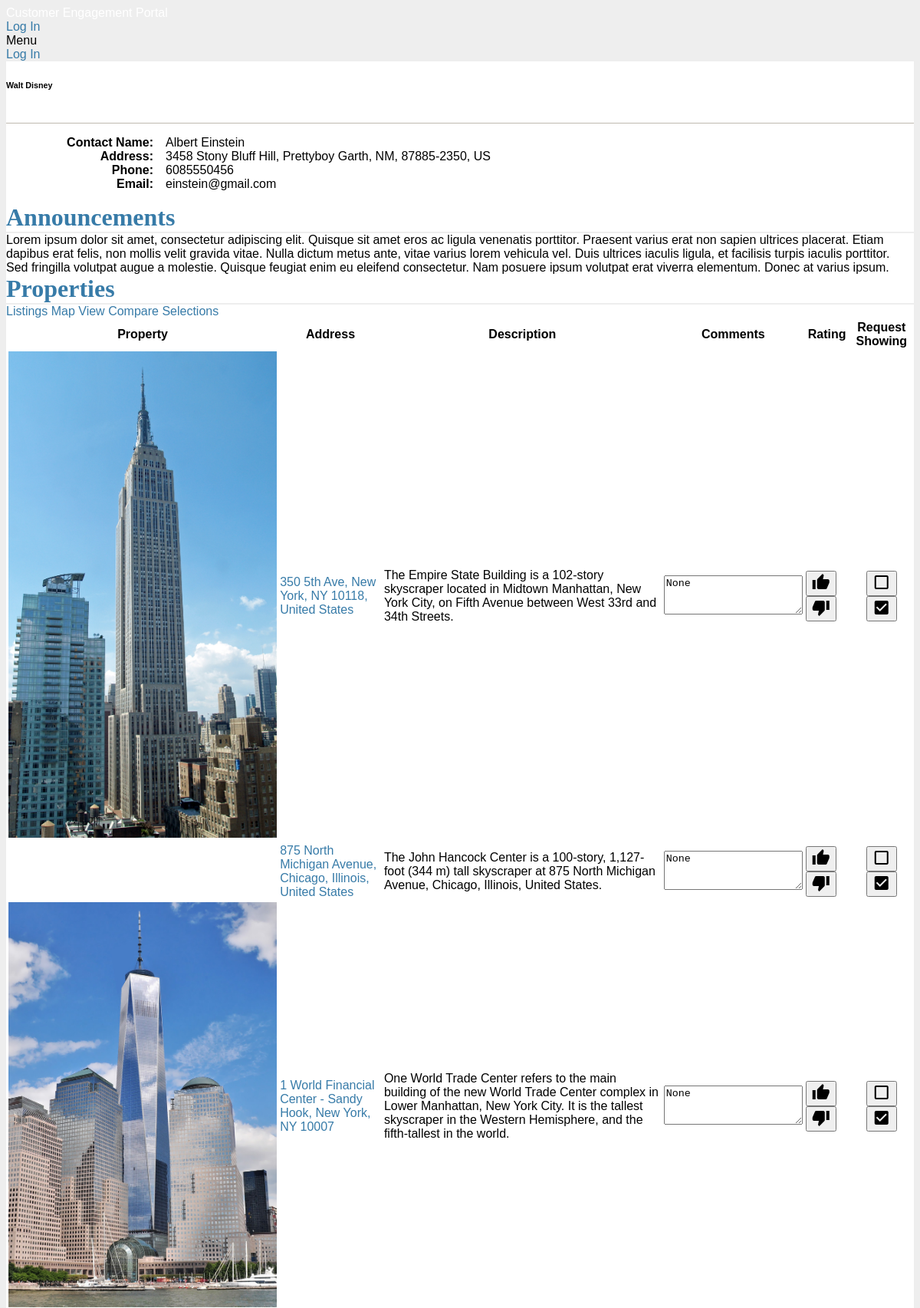
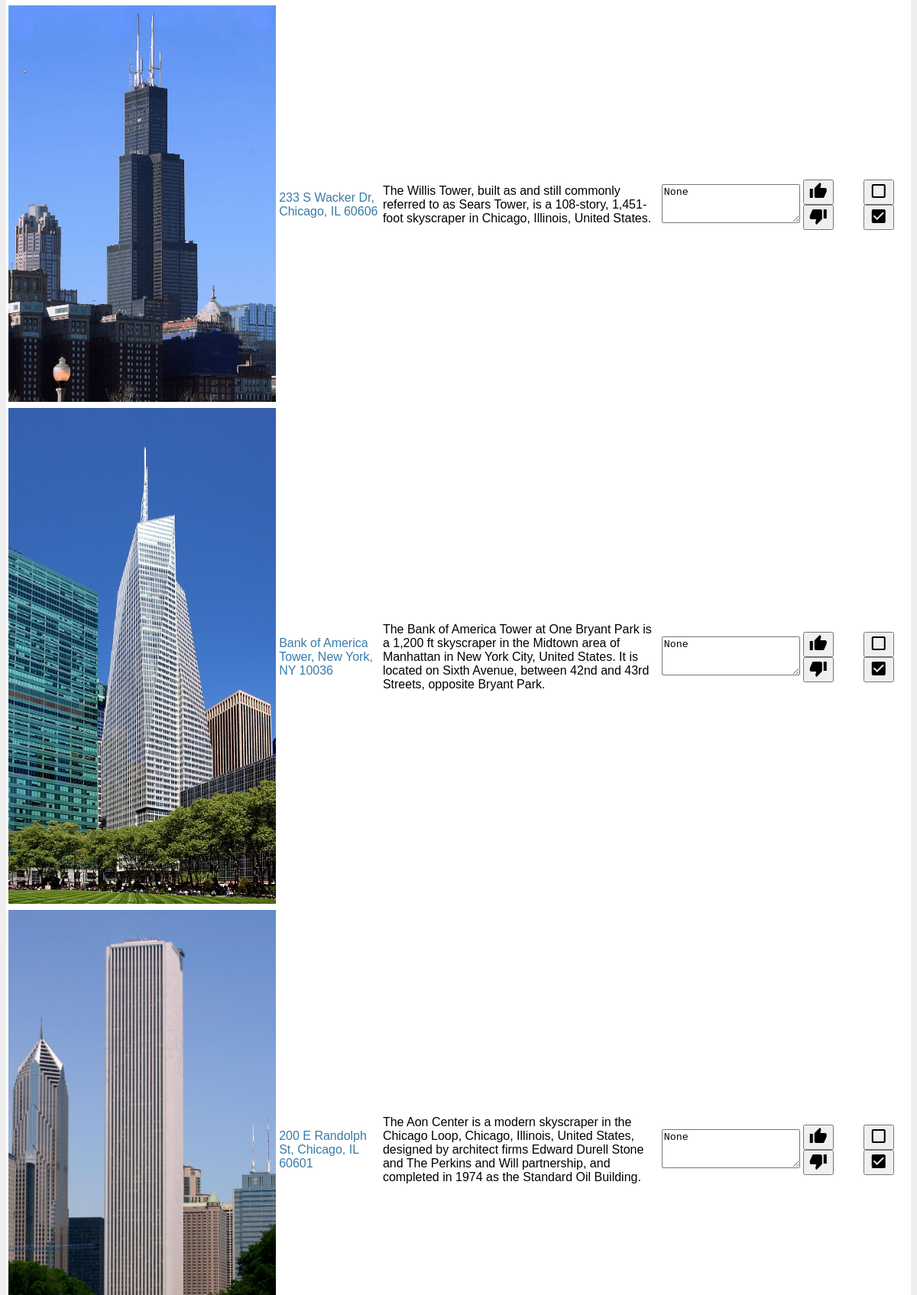
Screenshot of /portal?id=20 (upper part) with the database file from the repository (2 pictures, top to bottom).
### tables this page shows
CREATE TABLE client (
	id integer primary key autoincrement,
	name text not null,
	imgFilename text,
	industry text
);

CREATE TABLE clientContact (
	id integer primary key autoincrement,
	firstName text not null,
	lastName text not null,
	email text not null,
	phone integer,
	address text not null,
	clientId integer,
	foreign key(clientId) references client(id)
);

CREATE TABLE property (
	id integer primary key autoincrement,
	name text not null,
	imagepath text,
	address text not null,
	description text,
	size integer not null,
	rent integer not null,
	employees integer,
	market text
);

### jllPortal.py (the view)
@app.route('/portal', methods=['GET', 'POST'])
def portal():
	error = None
	id = request.args.get('id')
	if request.method == 'GET':
		cur = g.db.execute('select * from client, clientContact where client.id = '+id+' AND clientContact.clientId = '+id)
		portal = make_dicts(cur, cur.fetchone())
		cur = g.db.execute('select * from property')
		properties = [make_dicts(cur, row) for row in cur.fetchall()]
		cur = g.db.execute('select * from client_property where clientId='+id)
		propvals = [make_dicts(cur, row) for row in cur.fetchall()]
		return render_template('portal.html', portal=portal, properties=properties, propvals=propvals)

### jllPortal.py (called while the page is built)
def connect_db():
	return sqlite3.connect(app.config['DATABASE'])

def make_dicts(cursor, row):
	return dict((cursor.description[idx][0], value) for idx, value in enumerate(row))

@app.before_request
def before_request():
	g.db = connect_db()

@app.teardown_request
def teardown_request(exception):
	db = getattr(g, 'db', None)
	if db is not None:
		db.close()

### templates/portal.html (shortened to what this page needs)
{% extends "layout.html" %}
{% block body %}
	<div class="mdl-grid">
		<div class="mdl-card mdl-cell mdl-cell--6-col">
			<div class="mdl-card__title hidden">
				<h6 class="mdl-card__title-text">{{ portal.name }}</h6>
			</div>
			<br>
			<div class="mdl-card__supporting-text">
				<fieldset>
					<ol class="portal-details">
						<li>
							<label><b>Contact Name:</b></label>
							{{ portal["firstName"]+' '+portal["lastName"] }}
						</li>
						<li>
							<label><b>Address:</b></label>
							{{ portal["address"] }}
						</li>
						{% if portal["phone"] %}
						<li>
							<label><b>Phone:</b></label>
							{{ portal["phone"] }}
						</li>
						{% endif %}
						<li>
							<label><b>Email:</b></label>
							{{ portal["email"] }}
						</li>
					</ol>
				</fieldset>
			</div>
		</div>
	</div>
	<div class="mdl-gird">
		<div class="profile-card-wide mdl-card mdl-cell mdl-cell--8-col mdl-shadow--2dp">
			<div class="mdl-card announcement-card mdl-shadow--2dp mdl-cell mdl-cell--12-col">
				<div class="mdl-card__title"><h1 class="mdl-card__title-text">Announcements</h1></div>
				<div class="mdl-card__supporting-text">
					Lorem ipsum dolor sit amet, consectetur adipiscing elit. Quisque sit amet eros ac ligula venenatis porttitor. Praesent varius erat non sapien ultrices placerat. Etiam dapibus erat felis, non mollis velit gravida vitae. Nulla dictum metus ante, vitae varius lorem vehicula vel. Duis ultrices iaculis ligula, et facilisis turpis iaculis porttitor. Sed fringilla volutpat augue a molestie. Quisque feugiat enim eu eleifend consectetur. Nam posuere ipsum volutpat erat viverra elementum. Donec at varius ipsum.
				</div>
			</div>
			<div class="mdl-card listings-card mdl-shadow--2dp mdl-cell mdl-cell--12-col">
				<div class="mdl-card__title"><h1 class="mdl-card__title-text">Properties</h1></div>
				<div class="mdl-tabs mdl-js-tabs mdl-js-ripple-effect">
					<div class="mdl-tabs__tab-bar">
						<a href="#listings-panel" class="mdl-tabs__tab is-active" id="listings-tab">Listings</a>
						<a href="#map-panel" class="mdl-tabs__tab map-tab" id="map-tab">Map View</a>
						<a href="#compare-panel" class="mdl-tabs__tab" id="compare-tab">Compare Selections</a>
					</div>
					<div class="mdl-tabs__panel is-active" id="listings-panel">
						<table class="mdl-data-table mdl-js-data-table mdl-cell mdl-cell--12-col" style="table-layout: fixed;">
							<thead>
								<tr>
									<th class="mdl-data-table__cell--non-numeric" align="center">Property</th>
									<th class="mdl-data-table__cell--non-numeric" align=center>Address</th>
									<th class="mdl-data-table__cell--non-numeric">Description</th>
									<th class="mdl-data-table__cell--non-numeric">Comments</th>
									<th class="mdl-data-table__cell--non-numeric">Rating</th>
									<th class="mdl-data-table__cell--non-numeric">Request Showing</th>
								</tr>
							</thead>
							<tbody>
								{% for prop in properties %}
									{% for propval in propvals %}
										{% if propval["propertyId"] == prop["id"] %}
											<tr>
												<td class="hidden-field">
													<div class="mdl-card__media">
														<img src={{ prop["imagepath"] }} alt="" width="100%" height="auto"/>
													</div>
												</td>
												<td style="word-wrap: break-all;white-space:normal;">
													<div class="mdl-card__supporting-text">
														<a href="#" name="addressAnchor">{{ prop["address"] }}</a>
													</div>
												</td>
												<td style="word-wrap: break-all;white-space:normal;">
													<div class="mdl-card__supporting-text">
														{{ prop["description"] }}
													</div>
												</td>
												<td>
													<div class="mdl-textfield mdl-js-textfield">
														<textarea class="mdl-textfield__input comment-box" type="text" rows= "3" id="comment" >{{ propval["comment"] }}</textarea>
													</div>
												</td>
												<td>
													<button class="rating-button like-button mdl-button mdl-js-button mdl-button--icon {% if propval["rating"] == 1 %} mdl-button--colored {% endif %}">
														<i class="material-icons">thumb_up</i>
													</button>
													<button class="rating-button dislike-button mdl-button mdl-js-button mdl-button--icon {% if propval["rating"] == 0 %} mdl-button--colored {% endif %}">
														<i class="material-icons">thumb_down</i>
													</button>
												</td>
												<td style="text-align:center">
													<button class="request-checkbox unchecked mdl-button mdl-js-button mdl-button--icon mdl-button--colored {% if propval["showing"] == 1 %} hidden {% endif %}">
														<i class="material-icons">check_box_outline_blank</i>
													</button>
													<button class="request-checkbox checked mdl-button mdl-js-button mdl-button--icon mdl-button--colored {% if propval["showing"] == 0 %} hidden {% endif %}">
														<i class="material-icons">check_box</i>
													</button>
												</td>
											</tr>
										{% endif %}
									{% endfor %}
								{% else %}
								<em>Unbelievable.  No properties here so far</em>
								{% endfor %}
							</tbody>
						</table>
					</div>
				</div>
			</div>
		</div>
	</div>
{% endblock %}

### templates/layout.html (shortened to what this page needs)
<!doctype html>
<link rel=stylesheet type=text/css href="{{ url_for('static', filename='style.css') }}">
<link rel="stylesheet" href="https://storage.googleapis.com/code.getmdl.io/1.0.4/material.indigo-blue.min.css">
<div class="mdl-layout mdl-js-layout mdl-layout--fixed-header">
  <header class="mdl-layout__header">
    <div class="mdl-layout__header-row">
      <span class="mdl-layout-title"><a href="{{ url_for('show_portals') }}">Customer Engagement Portal</a></span>
      <nav class="mdl-navigation mdl-layout--large-screen-only">
        {% if not session.logged_in %}
        <a class="mdl-navigation__link" href="{{ url_for('login') }}">Log In</a>
        {% else %}
        <a class="mdl-navigation__link" href="{{ url_for('new_portal') }}">New Portal</a>
        <a class="mdl-navigation__link" href="{{ url_for('logout') }}">Log Out</a>
        {% endif %}
      </nav>
    </div>
  </header>
  <div class="mdl-layout__drawer mdl-layout--small-screen-only">
    <span class="mdl-layout-title">Menu</span>
    <nav class="mdl-navigation">
      {% if not session.logged_in %}
      <a class="mdl-navigation__link" href="{{ url_for('login') }}">Log In</a>
      {% else %}
      <a class="mdl-navigation__link" href="{{ url_for('new_portal') }}">New Portal</a>
      <a class="mdl-navigation__link" href="{{ url_for('logout') }}">Log Out</a>
      {% endif %}
    </nav>
  </div>
  <main class="mdl-layout__content">
    <div class="page-content">
      {% block body %}{% endblock %}
    </div>
  </main>
</div>

### static/style.css (style rules this page uses)
a, h1, h2 { color: #377ba8; text-decoration: none; }
h1, h2 { font-family: 'Georgia', serif; margin: 0; }
h1 { border-bottom: 2px solid #eee; }
fieldset { clear: both; width: 100%; margin: 0 0 -1em 0; padding: 0 0 1em 0; border-style: none; border-top: 1px solid #BFBAB0; }
fieldset ol { padding: 0 0 0 2em; list-style: none; }
label { float:left; width: 10em; margin-right: 1em; text-align: right; }
img { max-width:100%; max-height:100%; height: auto; width: auto\9; }
td { border: 1px; }
div span a { color: rgb(255, 255, 255); }
.mdl-layout__content { background: white; }

### rows the page displays
client: name "Walt Disney"
clientContact: firstName+lastName "Albert Einstein", address "3458 Stony Bluff Hill, Prettyboy Garth, NM, 87885-2350, US", phone "6085550456", email "einstein@gmail.com"
property: imagepath (picture), address "350 5th Ave, New York, NY 10118, United States", description "The Empire State Building is a 102-story skyscraper located in Midtown Manhattan, New York City, on Fifth Avenue between West 33rd and 34th Streets.", comment "None"
property: address "875 North Michigan Avenue, Chicago, Illinois, United States", description "The John Hancock Center is a 100-story, 1,127-foot (344 m) tall skyscraper at 875 North Michigan Avenue, Chicago, Illinois, United States.", comment "None"
property: imagepath (picture), address "1 World Financial Center - Sandy Hook, New York, NY 10007", description "One World Trade Center refers to the main building of the new World Trade Center complex in Lower Manhattan, New York City. It is the tallest skyscraper in the Western Hemisphere, and the fifth-tallest in the world.", comment "None"
property: imagepath (picture), address "233 S Wacker Dr, Chicago, IL 60606", description "The Willis Tower, built as and still commonly referred to as Sears Tower, is a 108-story, 1,451-foot skyscraper in Chicago, Illinois, United States.", comment "None"
property: imagepath (picture), address "Bank of America Tower, New York, NY 10036", description "The Bank of America Tower at One Bryant Park is a 1,200 ft skyscraper in the Midtown area of Manhattan in New York City, United States. It is located on Sixth Avenue, between 42nd and 43rd Streets, opposite Bryant Park.", comment "None"
property: imagepath (picture), address "200 E Randolph St, Chicago, IL 60601", description "The Aon Center is a modern skyscraper in the Chicago Loop, Chicago, Illinois, United States, designed by architect firms Edward Durell Stone and The Perkins and Will partnership, and completed in 1974 as the Standard Oil Building.", comment "None"
